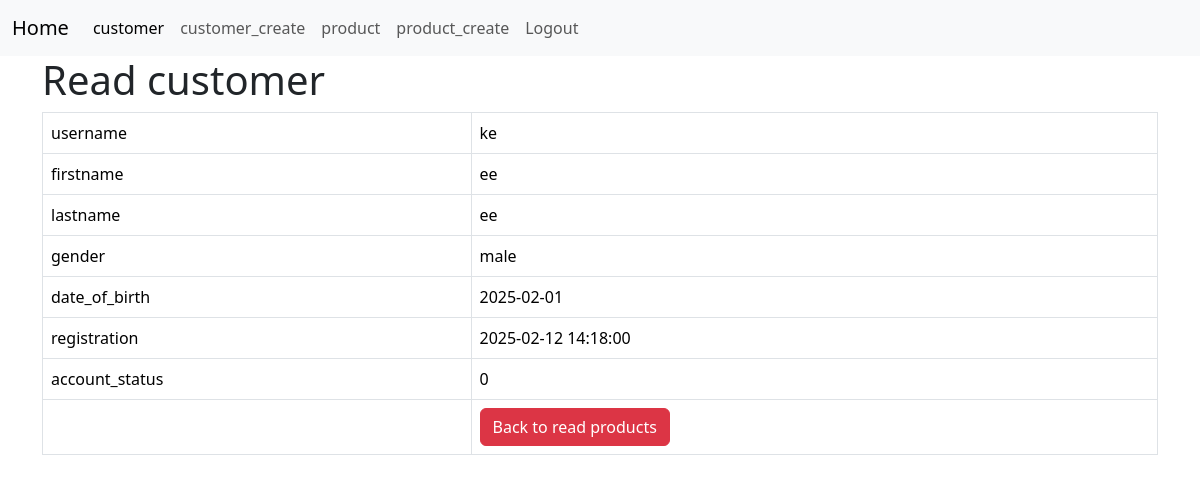
The page /customer_details.php?id=8 (signed in) on the database its author committed.
### tables this page shows
CREATE TABLE IF NOT EXISTS `customer` (
  `id` int NOT NULL AUTO_INCREMENT,
  `username` varchar(128) NOT NULL,
  `password` varchar(128) NOT NULL,
  `firstname` text NOT NULL,
  `lastname` text NOT NULL,
  `gender` text NOT NULL,
  `date_of_birth` date NOT NULL,
  `registration_date` datetime NOT NULL DEFAULT CURRENT_TIMESTAMP,
  `account_status` tinyint(1) NOT NULL,
  PRIMARY KEY (`id`)
);

### customer_details.php (the view, shortened to what this page needs)
<!DOCTYPE HTML>
<?php
include "menu.php";
?>
<html>
<head>
    <link href="https://cdn.jsdelivr.net/npm/bootstrap@5.3.3/dist/css/bootstrap.min.css" rel="stylesheet">
</head>
<body>
    <div class="container">
        <div class="page-header">
            <h1>Read customer</h1>
        </div>
        <?php
        $id = isset($_GET['id']) ? $_GET['id'] : die('ERROR: Record ID not found.');
        include 'config/database.php';
        try {
            $query = "SELECT id, username, firstname, lastname,gender,date_of_birth, registration_date ,account_status FROM customer WHERE id = ? LIMIT 0,1";
            $stmt = $con->prepare($query);
            $stmt->bindParam(1, $id);
            $stmt->execute();
            $row = $stmt->fetch(PDO::FETCH_ASSOC);
            $name = $row['username'];
            $firstname = $row['firstname'];
            $lastname = $row['lastname'];
            $gender = $row['gender'];
            $date_of_birth = $row['date_of_birth'];
            $registration = $row['registration_date'];
            $account_status = $row['account_status'];
        }
        catch (PDOException $exception) {
            die('ERROR: ' . $exception->getMessage());
        }
        ?>
        <table class='table table-hover table-responsive table-bordered'>
            <tr>
                <td>username</td>
                <td><?php echo $name;  ?></td>
            </tr>
            <tr>
                <td>firstname</td>
                <td><?php echo $firstname;  ?></td>
            </tr>
            <tr>
                <td>lastname</td>
                <td><?php echo $lastname;  ?></td>
            </tr>
            <tr>
                <td>gender</td>
                <td><?php echo $gender;  ?></td>
            </tr>
            <tr>
                <td>date_of_birth</td>
                <td><?php echo $date_of_birth;  ?></td>
            </tr>
            <tr>
                <td>registration</td>
                <td><?php echo $registration;  ?></td>
            </tr>
            <tr>
                <td>account_status</td>
                <td><?php echo $account_status;  ?></td>
            </tr>
            <tr>
                <td></td>
                <td>
                    <a href='customer_listing.php' class='btn btn-danger'>Back to read products</a>
                </td>
            </tr>
        </table>
    </div>
</body>
</html>

### rows shown on the page
customer: username "ke", firstname "ee", lastname "ee", gender "male", date_of_birth "2025-02-01", registration_date "2025-02-12 14:18:00", account_status "0"
